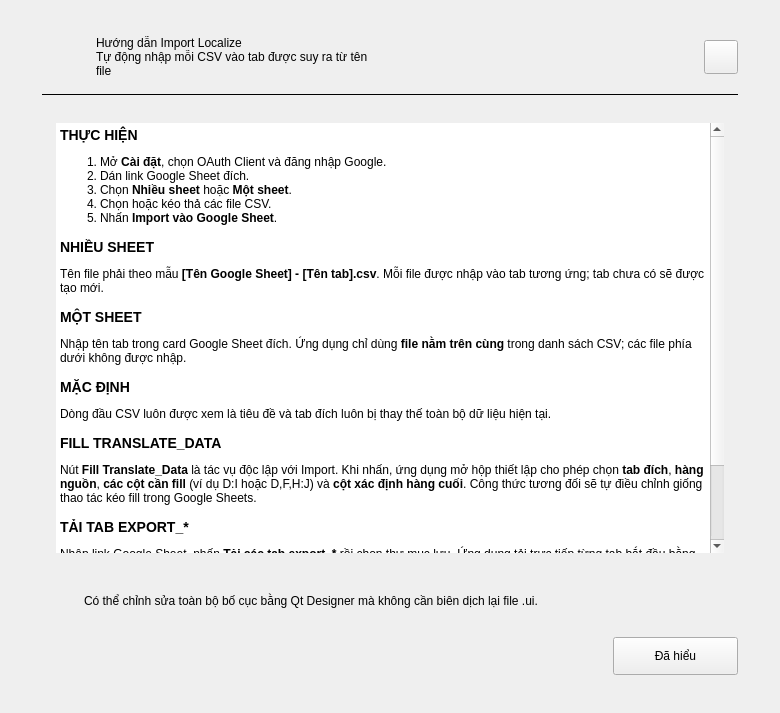
<?xml version='1.0' encoding='utf-8'?>
<ui version="4.0">
 <class>HelpForm</class>
 <widget class="QWidget" name="HelpForm">
  <property name="geometry">
   <rect>
    <x>0</x>
    <y>0</y>
    <width>780</width>
    <height>700</height>
   </rect>
  </property>
  <layout class="QVBoxLayout" name="outsideLayout">
   <property name="spacing">
    <number>0</number>
   </property>
   <property name="leftMargin">
    <number>18</number>
   </property>
   <property name="topMargin">
    <number>18</number>
   </property>
   <property name="rightMargin">
    <number>18</number>
   </property>
   <property name="bottomMargin">
    <number>18</number>
   </property>
   <item>
    <widget class="QFrame" name="dialogCard">
     <layout class="QVBoxLayout" name="rootLayout">
      <property name="spacing">
       <number>16</number>
      </property>
      <property name="leftMargin">
       <number>24</number>
      </property>
      <property name="topMargin">
       <number>18</number>
      </property>
      <property name="rightMargin">
       <number>24</number>
      </property>
      <property name="bottomMargin">
       <number>20</number>
      </property>
      <item>
       <layout class="QHBoxLayout" name="headerLayout">
        <property name="spacing">
         <number>12</number>
        </property>
        <item>
         <widget class="QLabel" name="dialogIconLabel">
          <property name="minimumSize">
           <size>
            <width>42</width>
            <height>42</height>
           </size>
          </property>
          <property name="maximumSize">
           <size>
            <width>42</width>
            <height>42</height>
           </size>
          </property>
          <property name="alignment">
           <set>Qt::AlignmentFlag::AlignCenter</set>
          </property>
         </widget>
        </item>
        <item>
         <layout class="QVBoxLayout" name="titleLayout">
          <property name="spacing">
           <number>0</number>
          </property>
          <item>
           <widget class="QLabel" name="titleLabel">
            <property name="text">
             <string>Hướng dẫn Import Localize</string>
            </property>
           </widget>
          </item>
          <item>
           <widget class="QLabel" name="subtitleLabel">
            <property name="text">
             <string>Tự động nhập mỗi CSV vào tab được suy ra từ tên file</string>
            </property>
            <property name="wordWrap">
             <bool>true</bool>
            </property>
           </widget>
          </item>
         </layout>
        </item>
        <item>
         <spacer name="headerSpacer">
          <property name="orientation">
           <enum>Qt::Orientation::Horizontal</enum>
          </property>
          <property name="sizeHint" stdset="0">
           <size>
            <width>20</width>
            <height>20</height>
           </size>
          </property>
         </spacer>
        </item>
        <item>
         <widget class="QPushButton" name="closeIconButton">
          <property name="minimumSize">
           <size>
            <width>34</width>
            <height>34</height>
           </size>
          </property>
          <property name="maximumSize">
           <size>
            <width>34</width>
            <height>34</height>
           </size>
          </property>
          <property name="text">
           <string />
          </property>
          <property name="toolTip">
           <string>Đóng</string>
          </property>
         </widget>
        </item>
       </layout>
      </item>
      <item>
       <widget class="QFrame" name="dialogDivider">
        <property name="minimumSize">
         <size>
          <width>0</width>
          <height>1</height>
         </size>
        </property>
        <property name="maximumSize">
         <size>
          <width>16777215</width>
          <height>1</height>
         </size>
        </property>
        <property name="frameShape">
         <enum>QFrame::Shape::HLine</enum>
        </property>
       </widget>
      </item>
      <item>
       <widget class="QFrame" name="helpSection">
        <layout class="QVBoxLayout" name="helpSectionLayout">
         <property name="spacing">
          <number>7</number>
         </property>
         <property name="leftMargin">
          <number>14</number>
         </property>
         <property name="topMargin">
          <number>12</number>
         </property>
         <property name="rightMargin">
          <number>14</number>
         </property>
         <property name="bottomMargin">
          <number>12</number>
         </property>
         <item>
          <widget class="QTextBrowser" name="helpTextBrowser">
           <property name="minimumSize">
            <size>
             <width>0</width>
             <height>430</height>
            </size>
           </property>
           <property name="html">
            <string>&lt;h3&gt;THỰC HIỆN&lt;/h3&gt;&lt;ol&gt;&lt;li&gt;Mở &lt;b&gt;Cài đặt&lt;/b&gt;, chọn OAuth Client và đăng nhập Google.&lt;/li&gt;&lt;li&gt;Dán link Google Sheet đích.&lt;/li&gt;&lt;li&gt;Chọn &lt;b&gt;Nhiều sheet&lt;/b&gt; hoặc &lt;b&gt;Một sheet&lt;/b&gt;.&lt;/li&gt;&lt;li&gt;Chọn hoặc kéo thả các file CSV.&lt;/li&gt;&lt;li&gt;Nhấn &lt;b&gt;Import vào Google Sheet&lt;/b&gt;.&lt;/li&gt;&lt;/ol&gt;&lt;h3&gt;NHIỀU SHEET&lt;/h3&gt;&lt;p&gt;Tên file phải theo mẫu &lt;b&gt;[Tên Google Sheet] - [Tên tab].csv&lt;/b&gt;. Mỗi file được nhập vào tab tương ứng; tab chưa có sẽ được tạo mới.&lt;/p&gt;&lt;h3&gt;MỘT SHEET&lt;/h3&gt;&lt;p&gt;Nhập tên tab trong card Google Sheet đích. Ứng dụng chỉ dùng &lt;b&gt;file nằm trên cùng&lt;/b&gt; trong danh sách CSV; các file phía dưới không được nhập.&lt;/p&gt;&lt;h3&gt;MẶC ĐỊNH&lt;/h3&gt;&lt;p&gt;Dòng đầu CSV luôn được xem là tiêu đề và tab đích luôn bị thay thế toàn bộ dữ liệu hiện tại.&lt;/p&gt;&lt;h3&gt;FILL TRANSLATE_DATA&lt;/h3&gt;&lt;p&gt;Nút &lt;b&gt;Fill Translate_Data&lt;/b&gt; là tác vụ độc lập với Import. Khi nhấn, ứng dụng mở hộp thiết lập cho phép chọn &lt;b&gt;tab đích&lt;/b&gt;, &lt;b&gt;hàng nguồn&lt;/b&gt;, &lt;b&gt;các cột cần fill&lt;/b&gt; (ví dụ D:I hoặc D,F,H:J) và &lt;b&gt;cột xác định hàng cuối&lt;/b&gt;. Công thức tương đối sẽ tự điều chỉnh giống thao tác kéo fill trong Google Sheets.&lt;/p&gt;&lt;h3&gt;TẢI TAB EXPORT_*&lt;/h3&gt;&lt;p&gt;Nhập link Google Sheet, nhấn &lt;b&gt;Tải các tab export_*&lt;/b&gt; rồi chọn thư mục lưu. Ứng dụng tải trực tiếp từng tab bắt đầu bằng &lt;b&gt;export_&lt;/b&gt; và đặt tên &lt;b&gt;[Tên Google Sheet] - [Tên tab].csv&lt;/b&gt;.&lt;/p&gt;&lt;h3&gt;CẬP NHẬT ỨNG DỤNG&lt;/h3&gt;&lt;p&gt;Trong bản EXE, mở &lt;b&gt;Cài đặt → Cập nhật&lt;/b&gt; để kiểm tra GitHub Releases, tải bản mới, xác minh SHA-256 và tự khởi động lại.&lt;/p&gt;</string>
           </property>
           <property name="openExternalLinks">
            <bool>true</bool>
           </property>
           <property name="frameShape">
            <enum>QFrame::Shape::NoFrame</enum>
           </property>
          </widget>
         </item>
        </layout>
       </widget>
      </item>
      <item>
       <widget class="QFrame" name="helpNotePanel">
        <layout class="QHBoxLayout" name="helpNoteLayout">
         <property name="spacing">
          <number>8</number>
         </property>
         <property name="leftMargin">
          <number>10</number>
         </property>
         <property name="topMargin">
          <number>8</number>
         </property>
         <property name="rightMargin">
          <number>10</number>
         </property>
         <property name="bottomMargin">
          <number>8</number>
         </property>
         <item>
          <widget class="QLabel" name="helpNoteIconLabel">
           <property name="minimumSize">
            <size>
             <width>24</width>
             <height>24</height>
            </size>
           </property>
           <property name="maximumSize">
            <size>
             <width>24</width>
             <height>24</height>
            </size>
           </property>
           <property name="alignment">
            <set>Qt::AlignmentFlag::AlignCenter</set>
           </property>
          </widget>
         </item>
         <item>
          <widget class="QLabel" name="helpNoteLabel">
           <property name="text">
            <string>Có thể chỉnh sửa toàn bộ bố cục bằng Qt Designer mà không cần biên dịch lại file .ui.</string>
           </property>
           <property name="wordWrap">
            <bool>true</bool>
           </property>
          </widget>
         </item>
        </layout>
       </widget>
      </item>
      <item>
       <layout class="QHBoxLayout" name="footerLayout">
        <item>
         <spacer name="footerSpacer">
          <property name="orientation">
           <enum>Qt::Orientation::Horizontal</enum>
          </property>
          <property name="sizeHint" stdset="0">
           <size>
            <width>40</width>
            <height>20</height>
           </size>
          </property>
         </spacer>
        </item>
        <item>
         <widget class="QPushButton" name="closeButton">
          <property name="minimumSize">
           <size>
            <width>125</width>
            <height>38</height>
           </size>
          </property>
          <property name="text">
           <string>Đã hiểu</string>
          </property>
         </widget>
        </item>
       </layout>
      </item>
     </layout>
    </widget>
   </item>
  </layout>
 </widget>
 <resources />
 <connections />
</ui>
